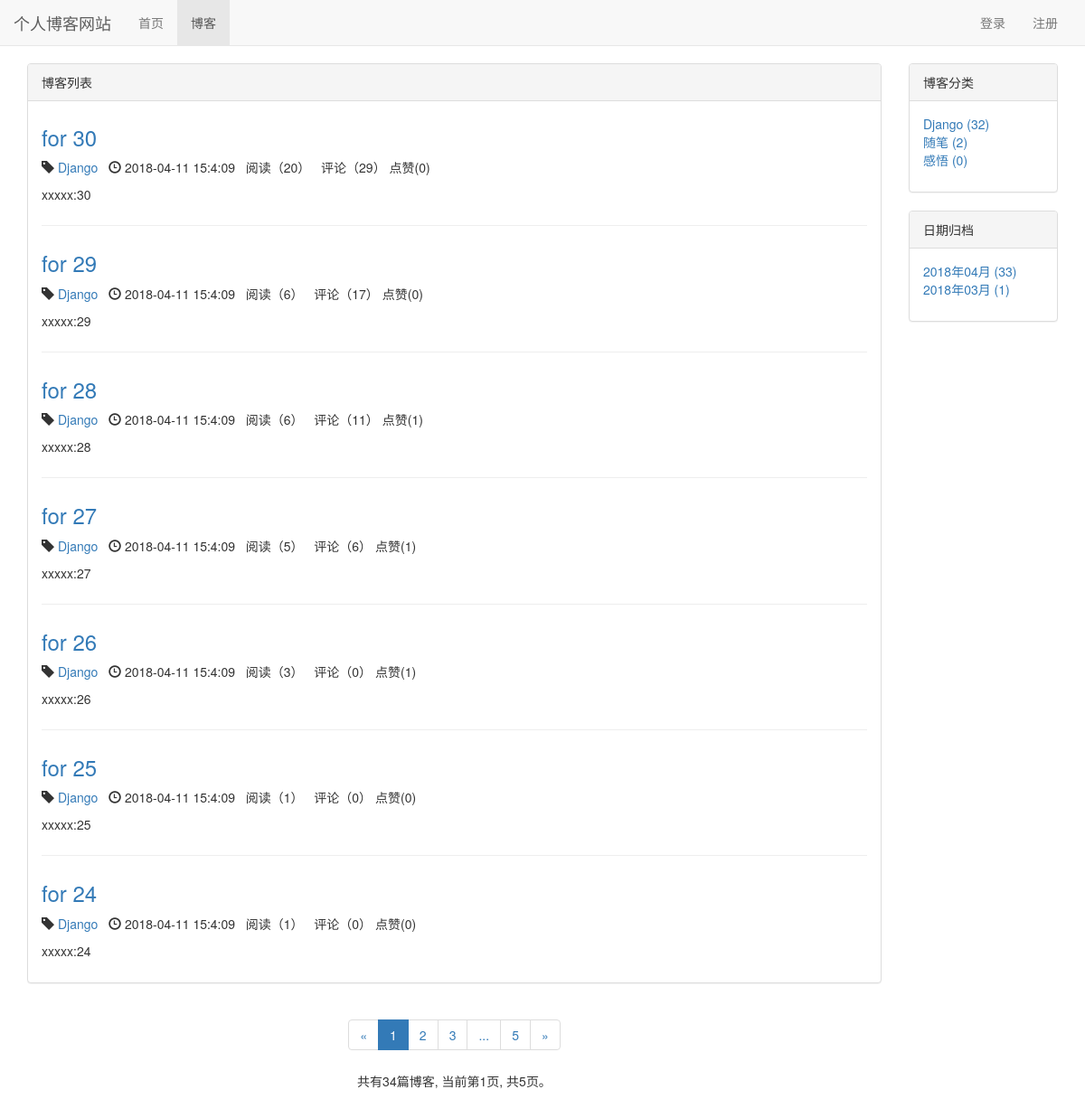
Screenshot of /blog/ with the database file from the repository.
### blog/models.py (models this page shows, shortened)
class Blog(models.Model, ReadNumExpandMethod):
    title = models.CharField(max_length=50)
    blog_type = models.ForeignKey(BlogType, on_delete=models.CASCADE)
    content = RichTextUploadingField()
    author = models.ForeignKey(User, on_delete=models.CASCADE)
    read_details = GenericRelation(ReadDetail)
    created_time = models.DateTimeField(auto_now_add=True)
    last_updated_time = models.DateTimeField(auto_now=True)
    class Meta:
        ordering = ['-created_time']

class BlogType(models.Model):
    type_name = models.CharField(max_length=15)
    def __str__(self):
        return self.type_name

### read_statistics/models.py (models this page shows)
class ReadNum(models.Model):
    read_num = models.IntegerField(default=0)
    content_type = models.ForeignKey(ContentType, on_delete=models.CASCADE)
    object_id = models.PositiveIntegerField()
    content_object = GenericForeignKey('content_type', 'object_id')

### likes/models.py (models this page shows)
class LikeCount(models.Model):
    content_type = models.ForeignKey(ContentType, on_delete=models.CASCADE)
    object_id = models.PositiveIntegerField()
    content_object = GenericForeignKey('content_type', 'object_id')
    liked_num = models.IntegerField(default=0)

### blog/views.py (the view)
# urls.py: path('', views.blog_list, name="blog_list"),
def blog_list(request):
    blogs_all_list = Blog.objects.all()
    context = get_blog_list_common_data(request, blogs_all_list)
    return render(request, 'blog/blog_list.html', context)

### comment/templatetags/comment_tags.py (called while the page is built)
@register.simple_tag
def get_comment_count(obj):
    content_type = ContentType.objects.get_for_model(obj)
    return Comment.objects.filter(content_type=content_type, object_id=obj.pk).count()

### likes/templatetags/likes_tags.py (called while the page is built)
@register.simple_tag
def get_like_count(obj):
    content_type = ContentType.objects.get_for_model(obj)
    like_count, created = LikeCount.objects.get_or_create(content_type=content_type, object_id=obj.pk)
    return like_count.liked_num

### read_statistics/models.py (called while the page is built)
    def get_read_num(self):
        try:
            ct = ContentType.objects.get_for_model(self)
            readnum = ReadNum.objects.get(content_type=ct, object_id=self.pk)
            return readnum.read_num
        except exceptions.ObjectDoesNotExist:
            return 0

### user/context_processors.py (called while the page is built)
def login_modal_form(request):
    return {'login_modal_form': LoginForm()}

### blog/templates/blog/blog_list.html (shortened to what this page needs)
{% extends 'base.html' %}
{% block nav_blog_active %}active{% endblock %}
{% load staticfiles %}
{% load comment_tags %}
{% load likes_tags %}
{% block header_plus %}
    <link rel="stylesheet" href="{% static 'blog/blog.css' %}">
{% endblock %}
{% block  content %}
    <div class="container">
        <div class="row">
            <div class="col-xs-12 col-sm-9 col-md-9 col-lg-10">
                <div class="panel panel-default">
                    <div class="panel-heading">{% block blog_list_title %}博客列表{% endblock %}</div>
                        <div class="panel-body">
                            {% for blog in blogs %}
                                <div class="blog">
                                    <h3><a href="{% url 'blog_detail' blog.pk %}">{{ blog.title }}</a></h3>
                                    <p class="blog-info">
                                            <span class="glyphicon glyphicon-tag" aria-hidden="true"></span>
                                            <a href="{% url 'blogs_with_type' blog.blog_type.pk %}">{{ blog.blog_type }}</a>&nbsp;&nbsp;
                                            <span class="glyphicon glyphicon-time" aria-hidden="true"></span>
                                            {{ blog.created_time|date:"Y-m-d H:n:s" }}&nbsp;&nbsp;
                                            阅读（{{ blog.get_read_num }}）&nbsp;&nbsp;
                                            评论（{% get_comment_count blog %}）
                                            点赞({% get_like_count blog %})
                                    </p>
                                        <p>{{ blog.content|striptags|truncatechars:120 }}</p>
                                </div>
                            {% empty %}
                                <div class="blog">
                                        <h3>-- 暂无博客，敬请期待 --</h3>
                                </div>
                            {% endfor %}
                        </div>
                </div>
                <div class="paginator">
                    <ul class="pagination">
                        <li>
                            {% if page_of_blogs.has_previous %}
                                <a href="?page={{ page_of_blogs.previous_page_number }}" aria-label="Previous">
                                    <span aria-hidden="true">&laquo;</span>
                                </a>
                            {% else %}
                                <span aria-hidden="true">&laquo;</span>
                            {% endif %}
                        </li>
                        {% for page_num in page_range %}
                            {% if page_num == page_of_blogs.number %}
                                <li class="active"><span>{{ page_num }}</span></li>
                            {% else %}
                                {% if page_num == '...' %}
                                    <li><span>{{ page_num }}</span></li>
                                {% else %}
                                    <li><a href="?page={{ page_num }}">{{ page_num }}</a></li>
                                {% endif %}
                            {% endif %}
                        {% endfor %}
                        <li>
                            {% if page_of_blogs.has_next %}
                                <a href="?page={{ page_of_blogs.next_page_number }}" aria-label="Next">
                                    <span aria-hidden="true">&raquo;</span>
                                </a>
                            {% else %}
                                <span aria-hidden="true">&raquo;</span>
                            {% endif %}
                        </li>
                    </ul>
                    <p>
                        共有{{ page_of_blogs.paginator.count }}篇博客,
                        当前第{{ page_of_blogs.number }}页,
                        共{{ page_of_blogs.paginator.num_pages }}页。
                    </p>
                </div>
            </div>
            <div class="hidden-xs col-sm-3 col-md-3 col-lg-2">
                <div class="panel panel-default">
                    <div class="panel-heading">博客分类</div>
                        <div class="panel-body">
                            <ul class="blog_types">
                                {% for blog_type in blog_types %}
                                    <li>
                                        <a href="{% url 'blogs_with_type' blog_type.pk %}">
                                            {{ blog_type.type_name }} ({{ blog_type.blog_count }})
                                        </a>
                                    </li>
                                {% empty %}
                                    <li>暂无分类</li>
                                {% endfor %}
                            </ul>
                        </div>
                </div>
                <div class="panel panel-default">
                    <div class="panel-heading">日期归档</div>
                    <div class="panel-body">
                        <ul>
                            {% for blog_date, blog_count in blog_dates.items %}
                                <li>
                                    <a href="{% url 'blogs_with_date' blog_date.year blog_date.month %}">
                                        {{ blog_date|date:"Y年m月" }} ({{ blog_count }})
                                    </a>
                                </li>
                            {% endfor %}
                        </ul>
                    </div>
                </div>
            </div>
        </div>
    </div>
{% endblock %}

### templates/base.html (shortened to what this page needs)
{% load staticfiles %}
<!DOCTYPE html>
<html lang="zh-CN">
<head>
    <link rel="stylesheet" href="{% static 'base.css' %}">
    <link rel="stylesheet" href="{% static 'bootstrap-3.3.7/css/bootstrap.min.css' %}">
    {% block header_plus %}{% endblock %}
</head>
<body>
    <div class="navbar navbar-default navbar-fixed-top" role="navigation">
        <div class="container-fluid">
            <div class="navbar-header">
                <a class="navbar-brand" href="{% url 'home' %}">个人博客网站</a>
            </div>
            <div id="navbar-collapse" class="collapse navbar-collapse">
                <ul class="nav navbar-nav">
                    <li class="{% block nav_home_active %}{% endblock %}">
                        <a href="/">首页</a>
                    </li>
                    <li class="{% block nav_blog_active %}{% endblock %}">
                        <a href="{% url 'blog_list' %}">博客</a>
                    </li>
                </ul>
                <ul class="nav navbar-nav navbar-right">
                    {% if not user.is_authenticated %}
                        <li><a href="{% url 'login' %}?from={{ request.get_full_path }}">登录</a></li>
                        <li><a href="{% url 'register' %}?from={{ request.get_full_path }}">注册</a></li>
                    {% endif %}
                </ul>
            </div>
        </div>
    </div>
    {% block  content %}{% endblock %}
</body>
</html>

### static/base.css (style rules this page uses)
* { margin: 0; padding: 0; }
body { margin-top: 70px!important; }
ul { list-style: none!important; }
ul.navbar-right { margin-right: 0; }

### blog/static/blog/blog.css (style rules this page uses)
ul.blog_types { list-style-type: none; }
div.blog:not(:last-child) { margin-bottom: 2em; padding-bottom: 1em; border-bottom: 1px solid #eee; }
div.blog h3 { margin-top: 0.5em; }
div.paginator { text-align: center; }

### rows the page displays
Blog: title "for 30", blog_type "Django", created_time "2018-04-11 15:4:09", get_read_num "20", id "29", id.liked_num "0", content "xxxxx:30"
Blog: title "for 29", blog_type "Django", created_time "2018-04-11 15:4:09", get_read_num "6", id "17", id.liked_num "0", content "xxxxx:29"
Blog: title "for 28", blog_type "Django", created_time "2018-04-11 15:4:09", get_read_num "6", id "11", id.liked_num "1", content "xxxxx:28"
Blog: title "for 27", blog_type "Django", created_time "2018-04-11 15:4:09", get_read_num "5", id "6", id.liked_num "1", content "xxxxx:27"
Blog: title "for 26", blog_type "Django", created_time "2018-04-11 15:4:09", get_read_num "3", id "0", id.liked_num "1", content "xxxxx:26"
Blog: title "for 25", blog_type "Django", created_time "2018-04-11 15:4:09", get_read_num "1", id "0", id.liked_num "0", content "xxxxx:25"
Blog: title "for 24", blog_type "Django", created_time "2018-04-11 15:4:09", get_read_num "1", id "0", id.liked_num "0", content "xxxxx:24"
BlogType: type_name "Django", blog_count "32"
BlogType: type_name "随笔", blog_count "2"
BlogType: type_name "感悟", blog_count "0"

### other values shown
{{ page_num }} "1"
{{ page_num }} "2" "3" "5"
{{ page_num }} "..."
{{ page_of_blogs.paginator.count }} "34"
{{ page_of_blogs.number }} "1"
{{ page_of_blogs.paginator.num_pages }} "5"
{{ blog_date|date:"Y年m月" }} "2018年04月" "2018年03月"
{{ blog_count }} "33" "1"
